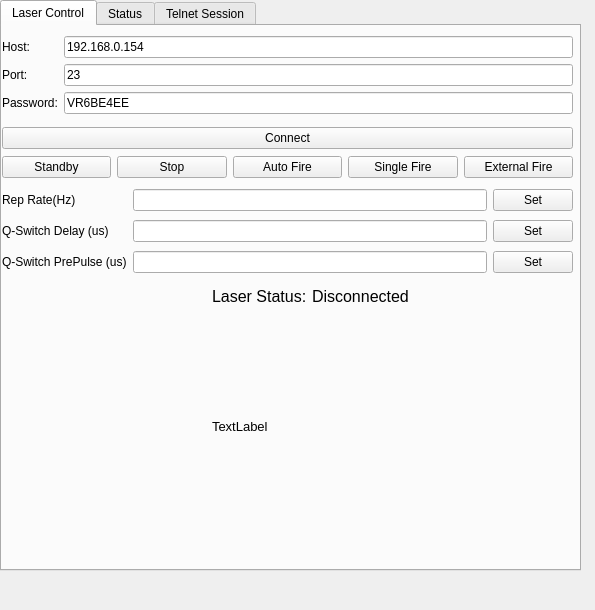
<?xml version="1.0" encoding="UTF-8"?>
<ui version="4.0">
 <class>Form</class>
 <widget class="QWidget" name="Form">
  <property name="geometry">
   <rect>
    <x>0</x>
    <y>0</y>
    <width>595</width>
    <height>610</height>
   </rect>
  </property>
  <property name="windowTitle">
   <string>Form</string>
  </property>
  <widget class="QWidget" name="gridLayoutWidget">
   <property name="geometry">
    <rect>
     <x>0</x>
     <y>0</y>
     <width>581</width>
     <height>571</height>
    </rect>
   </property>
   <layout class="QGridLayout" name="gridLayout">
    <property name="sizeConstraint">
     <enum>QLayout::SetDefaultConstraint</enum>
    </property>
    <item row="0" column="0">
     <widget class="QTabWidget" name="tabWidget_2">
      <property name="currentIndex">
       <number>0</number>
      </property>
      <widget class="QWidget" name="laser_control_tab">
       <attribute name="title">
        <string>Laser Control</string>
       </attribute>
       <widget class="QWidget" name="formLayoutWidget_2">
        <property name="geometry">
         <rect>
          <x>0</x>
          <y>10</y>
          <width>571</width>
          <height>80</height>
         </rect>
        </property>
        <layout class="QFormLayout" name="viron_connection_layout">
         <item row="0" column="0">
          <widget class="QLabel" name="host_label">
           <property name="text">
            <string>Host:</string>
           </property>
          </widget>
         </item>
         <item row="1" column="0">
          <widget class="QLabel" name="port_label">
           <property name="text">
            <string>Port:</string>
           </property>
          </widget>
         </item>
         <item row="2" column="0">
          <widget class="QLabel" name="password_label">
           <property name="text">
            <string>Password:</string>
           </property>
          </widget>
         </item>
         <item row="0" column="1">
          <widget class="QLineEdit" name="host_entry">
           <property name="text">
            <string>192.168.0.154</string>
           </property>
          </widget>
         </item>
         <item row="1" column="1">
          <widget class="QLineEdit" name="port_entry">
           <property name="text">
            <string>23</string>
           </property>
          </widget>
         </item>
         <item row="2" column="1">
          <widget class="QLineEdit" name="password_entry">
           <property name="text">
            <string>VR6BE4EE</string>
           </property>
          </widget>
         </item>
        </layout>
       </widget>
       <widget class="QWidget" name="gridLayoutWidget_4">
        <property name="geometry">
         <rect>
          <x>0</x>
          <y>100</y>
          <width>571</width>
          <height>54</height>
         </rect>
        </property>
        <layout class="QGridLayout" name="gridLayout_4">
         <item row="1" column="1">
          <widget class="QPushButton" name="viron_stop_button">
           <property name="text">
            <string>Stop</string>
           </property>
          </widget>
         </item>
         <item row="1" column="3">
          <widget class="QPushButton" name="viron_singlefire_button">
           <property name="text">
            <string>Single Fire</string>
           </property>
          </widget>
         </item>
         <item row="1" column="0">
          <widget class="QPushButton" name="viron_standby_button">
           <property name="text">
            <string>Standby</string>
           </property>
          </widget>
         </item>
         <item row="1" column="2">
          <widget class="QPushButton" name="viron_autofire_button">
           <property name="text">
            <string>Auto Fire</string>
           </property>
          </widget>
         </item>
         <item row="1" column="4">
          <widget class="QPushButton" name="viron_external_fire_button">
           <property name="text">
            <string>External Fire</string>
           </property>
          </widget>
         </item>
         <item row="0" column="0" colspan="5">
          <widget class="QPushButton" name="viron_connect_button">
           <property name="text">
            <string>Connect</string>
           </property>
          </widget>
         </item>
        </layout>
       </widget>
       <widget class="QWidget" name="gridLayoutWidget_5">
        <property name="geometry">
         <rect>
          <x>0</x>
          <y>160</y>
          <width>571</width>
          <height>91</height>
         </rect>
        </property>
        <layout class="QGridLayout" name="gridLayout_5">
         <item row="1" column="1">
          <widget class="QLineEdit" name="viron_qsdelay_entry"/>
         </item>
         <item row="2" column="1">
          <widget class="QLineEdit" name="viron_qspre_entry"/>
         </item>
         <item row="0" column="0">
          <widget class="QLabel" name="reprate_label">
           <property name="text">
            <string>Rep Rate(Hz)</string>
           </property>
          </widget>
         </item>
         <item row="2" column="0">
          <widget class="QLabel" name="qspre_label">
           <property name="text">
            <string>Q-Switch PrePulse (us)</string>
           </property>
          </widget>
         </item>
         <item row="0" column="1">
          <widget class="QLineEdit" name="viron_reprate_entry"/>
         </item>
         <item row="1" column="0">
          <widget class="QLabel" name="qsdelay_label">
           <property name="text">
            <string>Q-Switch Delay (us)</string>
           </property>
          </widget>
         </item>
         <item row="1" column="2">
          <widget class="QPushButton" name="viron_set_qsdelay_button">
           <property name="text">
            <string>Set</string>
           </property>
          </widget>
         </item>
         <item row="0" column="2">
          <widget class="QPushButton" name="viron_set_reprate_button">
           <property name="text">
            <string>Set</string>
           </property>
          </widget>
         </item>
         <item row="2" column="2">
          <widget class="QPushButton" name="viron_qspre_set_button">
           <property name="text">
            <string>Set</string>
           </property>
          </widget>
         </item>
        </layout>
       </widget>
       <widget class="QLabel" name="critical_status_label">
        <property name="geometry">
         <rect>
          <x>210</x>
          <y>300</y>
          <width>171</width>
          <height>201</height>
         </rect>
        </property>
        <property name="font">
         <font>
          <pointsize>10</pointsize>
         </font>
        </property>
        <property name="text">
         <string>TextLabel</string>
        </property>
       </widget>
       <widget class="QLabel" name="critical_status_header">
        <property name="geometry">
         <rect>
          <x>210</x>
          <y>260</y>
          <width>151</width>
          <height>21</height>
         </rect>
        </property>
        <property name="font">
         <font>
          <pointsize>12</pointsize>
         </font>
        </property>
        <property name="text">
         <string>Laser Status:</string>
        </property>
       </widget>
       <widget class="QLabel" name="laser_status_label">
        <property name="geometry">
         <rect>
          <x>310</x>
          <y>260</y>
          <width>151</width>
          <height>21</height>
         </rect>
        </property>
        <property name="font">
         <font>
          <pointsize>12</pointsize>
         </font>
        </property>
        <property name="text">
         <string>Disconnected</string>
        </property>
       </widget>
      </widget>
      <widget class="QWidget" name="status_tab">
       <attribute name="title">
        <string>Status</string>
       </attribute>
       <widget class="QLabel" name="status_label_left">
        <property name="geometry">
         <rect>
          <x>130</x>
          <y>30</y>
          <width>311</width>
          <height>421</height>
         </rect>
        </property>
        <property name="text">
         <string>TextLabel</string>
        </property>
       </widget>
       <widget class="QLabel" name="status_label_right">
        <property name="geometry">
         <rect>
          <x>630</x>
          <y>20</y>
          <width>311</width>
          <height>421</height>
         </rect>
        </property>
        <property name="text">
         <string>TextLabel</string>
        </property>
       </widget>
      </widget>
      <widget class="QWidget" name="telnet_session_tab">
       <attribute name="title">
        <string>Telnet Session</string>
       </attribute>
       <widget class="QWidget" name="verticalLayoutWidget_3">
        <property name="geometry">
         <rect>
          <x>0</x>
          <y>20</y>
          <width>561</width>
          <height>501</height>
         </rect>
        </property>
        <layout class="QVBoxLayout" name="tngui_box"/>
       </widget>
      </widget>
     </widget>
    </item>
   </layout>
  </widget>
 </widget>
 <resources/>
 <connections/>
</ui>
